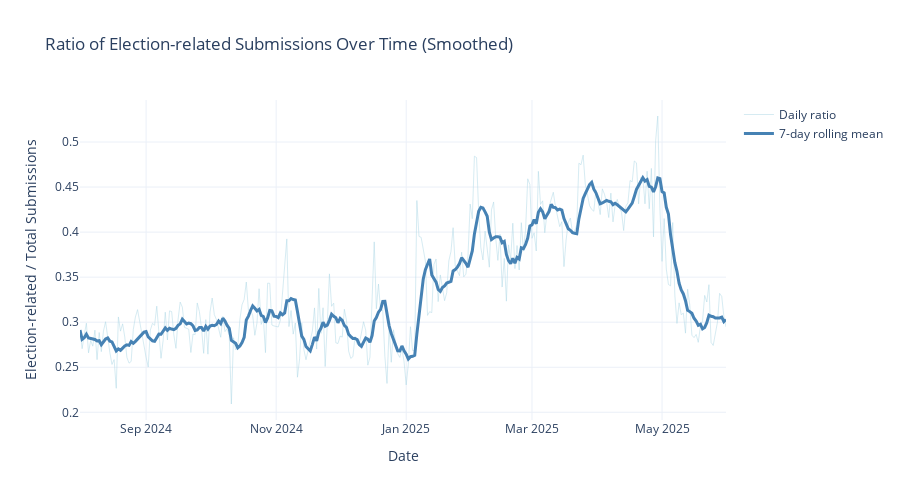
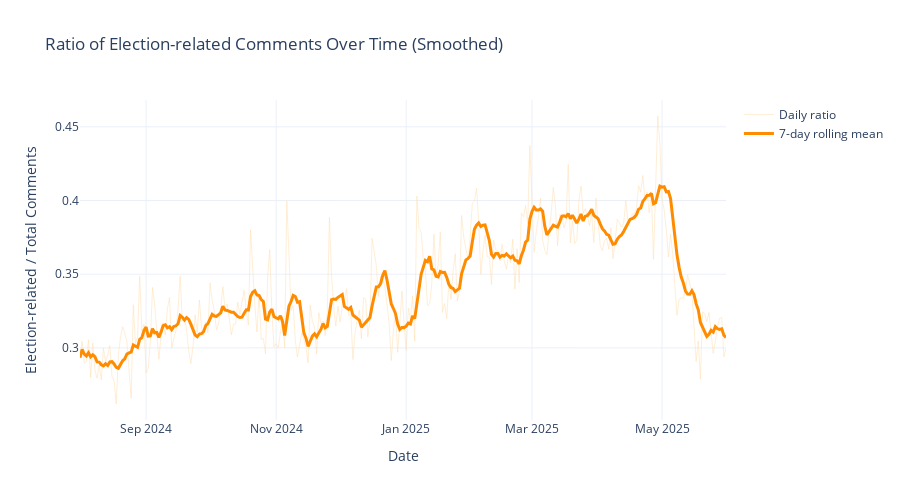

The notebook cell these images were saved under, in order:
### Code cell
for df in [election_submissions, election_comments, submissions_df, comments_df]:
    df['created_utc'] = pd.to_datetime(df['created_utc'], unit='s', errors='coerce')

submissions_daily = (
    submissions_df.groupby(pd.Grouper(key='created_utc', freq='D'))
    .size()
    .rename('total_submissions')
)

election_submissions_daily = (
    election_submissions.groupby(pd.Grouper(key='created_utc', freq='D'))
    .size()
    .rename('election_submissions')
)

comments_daily = (
    comments_df.groupby(pd.Grouper(key='created_utc', freq='D'))
    .size()
    .rename('total_comments')
)

election_comments_daily = (
    election_comments.groupby(pd.Grouper(key='created_utc', freq='D'))
    .size()
    .rename('election_comments')
)

submissions_trend = pd.concat([submissions_daily, election_submissions_daily], axis=1).fillna(0)
comments_trend = pd.concat([comments_daily, election_comments_daily], axis=1).fillna(0)

submissions_trend['ratio'] = submissions_trend['election_submissions'] / submissions_trend['total_submissions']
comments_trend['ratio'] = comments_trend['election_comments'] / comments_trend['total_comments']

submissions_trend['ratio_smooth'] = submissions_trend['ratio'].rolling(window=7, min_periods=1).mean()
comments_trend['ratio_smooth'] = comments_trend['ratio'].rolling(window=7, min_periods=1).mean()

fig = go.Figure()
fig.add_trace(go.Scatter(
    x=submissions_trend.index,
    y=submissions_trend['ratio'],
    mode='lines',
    name='Daily ratio',
    line=dict(color='lightblue', width=1),
    opacity=0.5
))
fig.add_trace(go.Scatter(
    x=submissions_trend.index,
    y=submissions_trend['ratio_smooth'],
    mode='lines',
    name='7-day rolling mean',
    line=dict(color='steelblue', width=3)
))
fig.update_layout(
    title='Ratio of Election-related Submissions Over Time (Smoothed)',
    xaxis_title='Date',
    yaxis_title='Election-related / Total Submissions',
    hovermode='x unified',
    template='plotly_white',
    height=500
)
fig.show()

fig = go.Figure()
fig.add_trace(go.Scatter(
    x=comments_trend.index,
    y=comments_trend['ratio'],
    mode='lines',
    name='Daily ratio',
    line=dict(color='navajowhite', width=1),
    opacity=0.5
))
fig.add_trace(go.Scatter(
    x=comments_trend.index,
    y=comments_trend['ratio_smooth'],
    mode='lines',
    name='7-day rolling mean',
    line=dict(color='darkorange', width=3)
))
fig.update_layout(
    title='Ratio of Election-related Comments Over Time (Smoothed)',
    xaxis_title='Date',
    yaxis_title='Election-related / Total Comments',
    hovermode='x unified',
    template='plotly_white',
    height=500
)
fig.show()

### Figure 1 — Plotly figure (JSON) as saved in the notebook; plotly's stock layout.template omitted (floating-point values rounded to 4 significant figures; data arrays with more than 128 entries replaced by an {"elided": "..."} marker saying what was removed)
{"data": [{"line": {"color": "lightblue", "width": 1}, "mode": "lines", "name": "Daily ratio", "opacity": 0.5, "type": "scatter", "x": {"elided": "304 str values"}, "y": {"elided": "304 float values"}}, {"line": {"color": "steelblue", "width": 3}, "mode": "lines", "name": "7-day rolling mean", "type": "scatter", "x": {"elided": "304 str values"}, "y": {"elided": "304 float values"}}], "layout": {"height": 500, "hovermode": "x unified", "title": {"text": "Ratio of Election-related Submissions Over Time (Smoothed)"}, "xaxis": {"title": {"text": "Date"}}, "yaxis": {"title": {"text": "Election-related / Total Submissions"}}}}

### Figure 2 — Plotly figure (JSON) as saved in the notebook; plotly's stock layout.template omitted (floating-point values rounded to 4 significant figures; data arrays with more than 128 entries replaced by an {"elided": "..."} marker saying what was removed)
{"data": [{"line": {"color": "navajowhite", "width": 1}, "mode": "lines", "name": "Daily ratio", "opacity": 0.5, "type": "scatter", "x": {"elided": "304 str values"}, "y": {"elided": "304 float values"}}, {"line": {"color": "darkorange", "width": 3}, "mode": "lines", "name": "7-day rolling mean", "type": "scatter", "x": {"elided": "304 str values"}, "y": {"elided": "304 float values"}}], "layout": {"height": 500, "hovermode": "x unified", "title": {"text": "Ratio of Election-related Comments Over Time (Smoothed)"}, "xaxis": {"title": {"text": "Date"}}, "yaxis": {"title": {"text": "Election-related / Total Comments"}}}}
